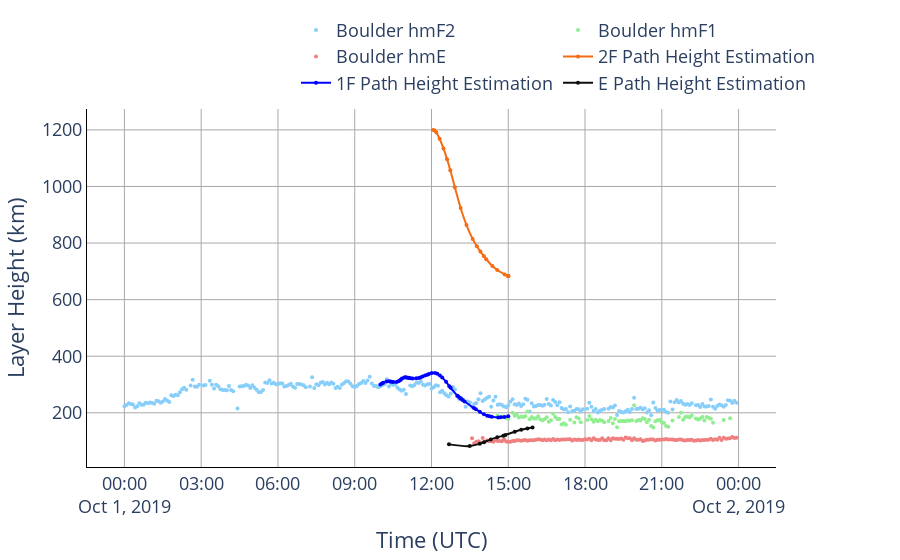

Notebook code cell kept with this figure:
### Code cell
# Create figure with secondary y-axis
fig = make_subplots(specs=[[{"secondary_y": True}]])

# Add traces
import numpy as np

N = 1
X = 1350 # dist from WWV to WA5FRF
h0_F2=300 #278
h0_E = 88.4
# calculate change in layer height:
deltaheight_F1 = (deltaheight(N=1, X = 1350, h0 = h0_F2, pathlen = pathlen_1F) + h0_F2)#
deltaheight_E = deltaheight(N=1, X = 1350, h0 = h0_E, pathlen = pathlen_E)+h0_E
deltaheight_F2 = deltaheight(N=2, X = 1350, h0 = h0_F2, pathlen = pathlen_2F)+h0_F2


fig.add_trace(
    go.Scatter(x=hmF2['Time'], y=hmF2['BOULDER'], 
               mode = 'markers', 
               marker=dict(
                    color='LightSkyBlue',
                    size=4,
                #     line=dict(
                #         color='MediumPurple',
                #         width=15
                # )
               ),
               # line_shape='spline',
               name="Boulder hmF2"),
    # secondary_y=True,
)

# fig.add_trace(
#     go.Scatter(x=hmF2['Time'], y=hmF2['BOULDER'].rolling(10).mean(), 
#                # mode = 'markers', 
#                line_shape='spline',
#                line_color = color_Boulder,
#                name="Boulder hmF2 Rolling Mean"),
#     secondary_y=True,
# )

 
fig.add_trace(
    go.Scatter(x=hmF1['Time'], y=hmF1['BOULDER'], 
               mode = 'markers', 
               marker=dict(
                    color='LightGreen',
                    size=4,
                #     line=dict(
                #         color='MediumPurple',
                #         width=15
                # )
               ),
               line_color = color_Boulder,
               name="Boulder hmF1"),
    # secondary_y=True, 
)


fig.add_trace(
    go.Scatter(x=hmE['Time'], y=hmE['BOULDER'], 
               mode = 'markers', 
               marker=dict(
                    color='LightCoral',
                    size=4,
                #     line=dict(
                #         color='MediumPurple',
                #         width=15
                # )
               ),
               name="Boulder hmE"),
    # secondary_y=True, 
)


fig.add_trace(
    go.Scatter(x=F2['Date'], y=deltaheight_F2, 
               mode = 'lines+markers',
               marker=dict(
                    size=4,
               ),
               line_shape='spline', 
               line_color = color_2F,
               name="2F Path Height Estimation"),
    # secondary_y=True
)

fig.add_trace(
    go.Scatter(x=F1['Date'], y=deltaheight_F1, 
               mode = 'lines+markers',
               marker=dict(
                    size=4,
               ),
               line_shape='spline', 
               line_color = color_1F,
               name="1F Path Height Estimation"),
    # secondary_y=True
)



fig.add_trace(
    go.Scatter(x=E['Date'], y=deltaheight_E, 
               mode = 'lines+markers',
               marker=dict(
                    size=4,
               ),
               line_shape='spline', 
               line_color = color_E,
               name="E Path Height Estimation"),
    # secondary_y=True
)

# Set x-axis title
fig.update_xaxes(title_text="Time (UTC)")

# Set y-axes titles
fig.update_yaxes(title_text="Layer Height (km)", secondary_y=False)

fontoptions(fig)


fig.update_layout(legend=dict(
    orientation="h",
    yanchor="bottom",
    y=1.02,
    xanchor="right",
    x=1
))

fig.show()
fig.write_html("plots/"+ "Ionosonde Comparison" + "_plot.html", include_plotlyjs="cdn")
# fig.write_image("plots/9d.png")

### Figure 1 — Plotly figure (JSON) as saved in the notebook; plotly's stock layout.template omitted (floating-point values rounded to 4 significant figures; data arrays with more than 128 entries replaced by an {"elided": "..."} marker saying what was removed)
{"data": [{"marker": {"color": "LightSkyBlue", "size": 4}, "mode": "markers", "name": "Boulder hmF2", "type": "scatter", "x": {"elided": "280 str values"}, "y": {"elided": "280 float values"}}, {"line": {"color": "#552DC9"}, "marker": {"color": "LightGreen", "size": 4}, "mode": "markers", "name": "Boulder hmF1", "type": "scatter", "x": {"elided": "180 str values"}, "y": {"elided": "180 float values"}}, {"marker": {"color": "LightCoral", "size": 4}, "mode": "markers", "name": "Boulder hmE", "type": "scatter", "x": {"elided": "250 str values"}, "y": {"elided": "250 float values"}}, {"line": {"color": "#F46C14", "shape": "spline"}, "marker": {"size": 4}, "mode": "lines+markers", "name": "2F Path Height Estimation", "type": "scatter", "x": ["2019-10-01T12:03:48.600000", "2019-10-01T12:07:36.480000", "2019-10-01T12:11:24.360000", "2019-10-01T12:19:00.120000", "2019-10-01T12:28:07.032000", "2019-10-01T12:36:28.368000", "2019-10-01T12:44:04.128000", "2019-10-01T12:54:42.192000", "2019-10-01T13:08:22.560000", "2019-10-01T13:22:02.928000", "2019-10-01T13:36:28.872000", "2019-10-01T13:46:21.360000", "2019-10-01T13:54:42.696000", "2019-10-01T14:03:04.032000", "2019-10-01T14:08:23.064000", "2019-10-01T14:22:49.008000", "2019-10-01T14:34:12.648000", "2019-10-01T14:51:40.896000", "2019-10-01T15:00:02.232000", "2019-10-01T15:00:02.232000", "2019-10-01T15:00:02.232000", "2019-10-01T15:00:02.232000", "2019-10-01T15:00:02.232000", "2019-10-01T15:00:02.232000"], "y": [1200.0, 1198.0, 1191.0, 1169.0, 1135.0, 1097.0, 1058.0, 997.7, 924.0, 863.7, 814.7, 788.6, 770.0, 753.0, 742.8, 719.1, 704.8, 689.1, 683.4, 683.4, 683.4, 683.4, 683.4, 683.4]}, {"line": {"color": "#0000ff", "shape": "spline"}, "marker": {"size": 4}, "mode": "lines+markers", "name": "1F Path Height Estimation", "type": "scatter", "x": ["2019-10-01T09:59:59.712000", "2019-10-01T10:03:47.592000", "2019-10-01T10:06:49.896000", "2019-10-01T10:14:25.656000", "2019-10-01T10:19:44.688000", "2019-10-01T10:23:32.568000", "2019-10-01T10:26:34.872000", "2019-10-01T10:30:22.752000", "2019-10-01T10:37:58.512000", "2019-10-01T10:42:31.968000", "2019-10-01T10:45:34.272000", "2019-10-01T10:47:51", "2019-10-01T10:50:53.304000", "2019-10-01T10:56:12.336000", "2019-10-01T10:59:14.640000", "2019-10-01T11:01:31.368000", "2019-10-01T11:05:19.248000", "2019-10-01T11:07:35.976000", "2019-10-01T11:11:23.856000", "2019-10-01T11:15:57.312000", "2019-10-01T11:24:18.648000", "2019-10-01T11:30:23.256000", "2019-10-01T11:34:11.136000", "2019-10-01T11:38:44.592000", "2019-10-01T11:44:49.200000", "2019-10-01T11:50:08.232000", "2019-10-01T11:53:56.112000", "2019-10-01T12:00:46.296000", "2019-10-01T12:08:22.056000", "2019-10-01T12:13:41.088000", "2019-10-01T12:19:45.696000", "2019-10-01T12:25:04.728000", "2019-10-01T12:34:11.639999", "2019-10-01T12:41:47.400000", "2019-10-01T12:44:49.704000", "2019-10-01T13:00:46.800000", "2019-10-01T13:03:03.528000", "2019-10-01T13:06:05.832000", "2019-10-01T13:09:08.136000", "2019-10-01T13:12:56.016000", "2019-10-01T13:17:29.472000", "2019-10-01T13:39:31.176000", "2019-10-01T13:44:04.632000", "2019-10-01T13:53:11.544000", "2019-10-01T14:03:04.032000", "2019-10-01T14:10:39.792000", "2019-10-01T14:15:58.824000", "2019-10-01T14:21:17.856000", "2019-10-01T14:36:29.376000", "2019-10-01T14:42:33.984000", "2019-10-01T14:50:55.320000", "2019-10-01T15:00:02.232000"], "y": [300.0, 303.5, 306.0, 310.4, 311.5, 310.8, 309.9, 308.9, 309.1, 311.4, 314.4, 317.2, 320.9, 324.7, 325.3, 325.1, 324.2, 323.4, 322.2, 321.5, 322.1, 323.4, 324.8, 327.9, 331.9, 334.8, 337.2, 340.6, 340.5, 337.9, 332.0, 325.1, 309.6, 294.3, 288.1, 260.6, 257.4, 253.4, 249.6, 245.1, 239.9, 216.7, 212.3, 203.6, 194.7, 189.8, 187.6, 185.9, 183.6, 184.0, 185.4, 187.8]}, {"line": {"color": "#0f0f0f", "shape": "spline"}, "marker": {"size": 4}, "mode": "lines+markers", "name": "E Path Height Estimation", "type": "scatter", "x": ["2019-10-01T12:41:01.824000", "2019-10-01T13:29:38.688000", "2019-10-01T13:53:11.544000", "2019-10-01T14:03:04.032000", "2019-10-01T14:19:01.128000", "2019-10-01T14:34:12.648000", "2019-10-01T14:48:38.592000", "2019-10-01T14:53:12.048000", "2019-10-01T15:15:13.752000", "2019-10-01T15:30:25.272000", "2019-10-01T15:44:51.216000", "2019-10-01T15:57:00.432000"], "y": [88.4, 82.29, 90.71, 96.19, 106.0, 113.2, 119.1, 121.2, 133.0, 140.0, 144.8, 148.3]}], "layout": {"autosize": true, "font": {"size": 18}, "legend": {"orientation": "h", "x": 1, "xanchor": "right", "y": 1.02, "yanchor": "bottom"}, "paper_bgcolor": "rgba(0, 0, 0, 0)", "plot_bgcolor": "rgba(0, 0, 0, 0)", "xaxis": {"anchor": "y", "autorange": true, "domain": [0, 0.94], "gridcolor": "darkgray", "linecolor": "black", "linewidth": 1, "range": ["2019-09-30 22:33:51.1675", "2019-10-02 01:26:13.8325"], "showline": true, "title": {"text": "Time (UTC)"}, "type": "date"}, "yaxis": {"anchor": "x", "autorange": true, "domain": [0, 1], "gridcolor": "darkgray", "linecolor": "black", "linewidth": 1, "range": [-5.468, 1288.0], "showline": true, "title": {"text": "Layer Height (km)"}, "type": "linear"}, "yaxis2": {"anchor": "x", "gridcolor": "darkgray", "linecolor": "black", "linewidth": 1, "overlaying": "y", "showline": true, "side": "right"}}}
